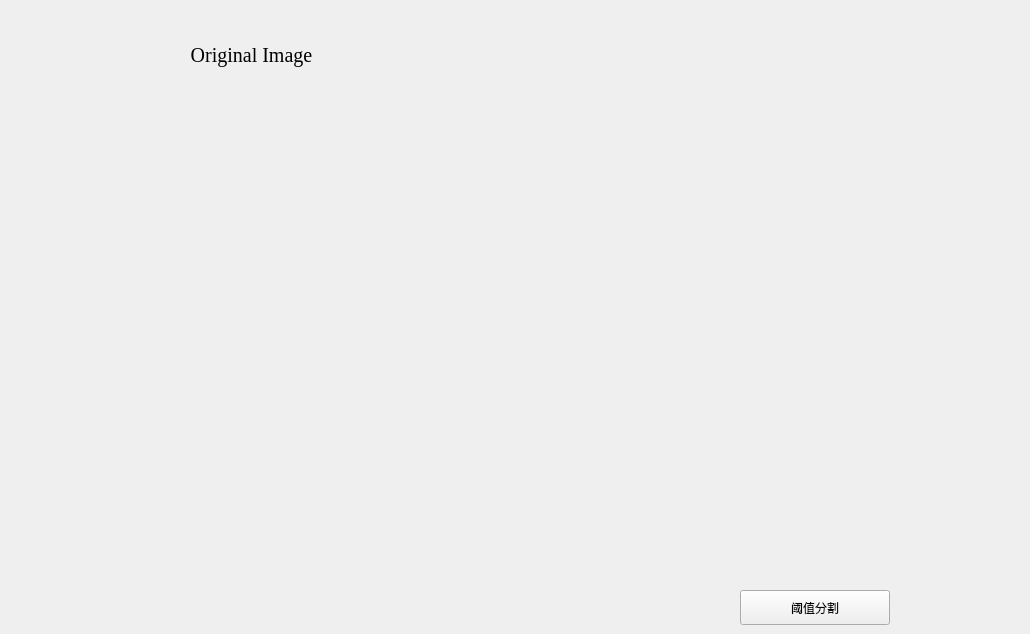
      <widget class="QWidget" name="page_8">
       <property name="font">
        <font>
         <family>Times New Roman</family>
        </font>
       </property>
       <widget class="QPushButton" name="pushButton_gn8">
        <property name="geometry">
         <rect>
          <x>740</x>
          <y>590</y>
          <width>150</width>
          <height>35</height>
         </rect>
        </property>
        <property name="text">
         <string>阈值分割</string>
        </property>
       </widget>
       <widget class="QWidget" name="layoutWidget">
        <property name="geometry">
         <rect>
          <x>0</x>
          <y>40</y>
          <width>1021</width>
          <height>541</height>
         </rect>
        </property>
        <layout class="QHBoxLayout" name="horizontalLayout_11">
         <property name="spacing">
          <number>15</number>
         </property>
         <property name="leftMargin">
          <number>0</number>
         </property>
         <property name="rightMargin">
          <number>0</number>
         </property>
         <item>
          <layout class="QVBoxLayout" name="verticalLayout_17">
           <item>
            <widget class="QLabel" name="label_85">
             <property name="minimumSize">
              <size>
               <width>0</width>
               <height>30</height>
              </size>
             </property>
             <property name="maximumSize">
              <size>
               <width>16777215</width>
               <height>30</height>
              </size>
             </property>
             <property name="font">
              <font>
               <family>Times New Roman</family>
               <pointsize>15</pointsize>
              </font>
             </property>
             <property name="text">
              <string>Original Image</string>
             </property>
             <property name="alignment">
              <set>Qt::AlignCenter</set>
             </property>
            </widget>
           </item>
           <item>
            <widget class="QLabel" name="label_tu_81">
             <property name="text">
              <string/>
             </property>
            </widget>
           </item>
          </layout>
         </item>
         <item>
          <layout class="QVBoxLayout" name="verticalLayout_18">
           <item>
            <widget class="QLabel" name="label_86">
             <property name="minimumSize">
              <size>
               <width>0</width>
               <height>30</height>
              </size>
             </property>
             <property name="maximumSize">
              <size>
               <width>16777215</width>
               <height>30</height>
              </size>
             </property>
             <property name="font">
              <font>
               <family>Times New Roman</family>
               <pointsize>15</pointsize>
              </font>
             </property>
             <property name="text">
              <string/>
             </property>
             <property name="alignment">
              <set>Qt::AlignCenter</set>
             </property>
            </widget>
           </item>
           <item>
            <widget class="QLabel" name="label_tu_82">
             <property name="text">
              <string/>
             </property>
            </widget>
           </item>
          </layout>
         </item>
        </layout>
       </widget>
      </widget>
